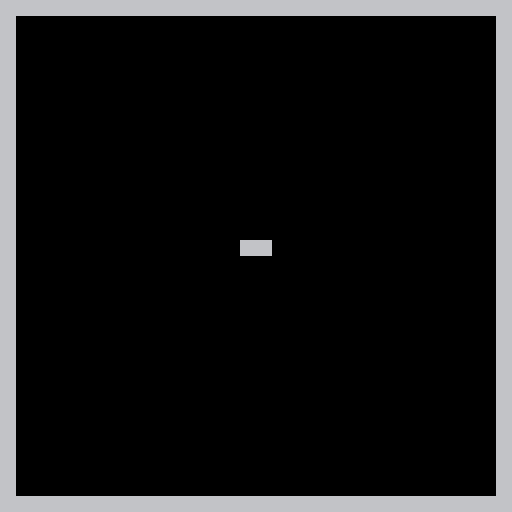

Below is a game level as drawn by its tile map, then a one-line description and the .tmx file that defines it, in full:
An orthogonal 32x32 tile map with 16x16 px tiles, 1 tile layer (Tile Layer 1) and 5 objects (4x Exit, Treasure).

<map version="1.0" orientation="orthogonal" renderorder="left-up" width="32" height="32" tilewidth="16" tileheight="16" nextobjectid="6">
 <tileset firstgid="1" source="Default.tsx" />
 <layer name="Tile Layer 1" width="32" height="32">
  <data encoding="csv">
5,5,5,5,5,5,5,5,5,5,5,5,5,5,5,5,5,5,5,5,5,5,5,5,5,5,5,5,5,5,5,5,
5,0,0,0,0,0,0,0,0,0,0,0,0,0,0,0,0,0,0,0,0,0,0,0,0,0,0,0,0,0,0,5,
5,0,0,0,0,0,0,0,0,0,0,0,0,0,0,0,0,0,0,0,0,0,0,0,0,0,0,0,0,0,0,5,
5,0,0,0,0,0,0,0,0,0,0,0,0,0,0,0,0,0,0,0,0,0,0,0,0,0,0,0,0,0,0,5,
5,0,0,0,0,0,0,0,0,0,0,0,0,0,0,0,0,0,0,0,0,0,0,0,0,0,0,0,0,0,0,5,
5,0,0,0,0,0,0,0,0,0,0,0,0,0,0,0,0,0,0,0,0,0,0,0,0,0,0,0,0,0,0,5,
5,0,0,0,0,0,0,0,0,0,0,0,0,0,0,0,0,0,0,0,0,0,0,0,0,0,0,0,0,0,0,5,
5,0,0,0,0,0,0,0,0,0,0,0,0,0,0,0,0,0,0,0,0,0,0,0,0,0,0,0,0,0,0,5,
5,0,0,0,0,0,0,0,0,0,0,0,0,0,0,0,0,0,0,0,0,0,0,0,0,0,0,0,0,0,0,5,
5,0,0,0,0,0,0,0,0,0,0,0,0,0,0,0,0,0,0,0,0,0,0,0,0,0,0,0,0,0,0,5,
5,0,0,0,0,0,0,0,0,0,0,0,0,0,0,0,0,0,0,0,0,0,0,0,0,0,0,0,0,0,0,5,
5,0,0,0,0,0,0,0,0,0,0,0,0,0,0,0,0,0,0,0,0,0,0,0,0,0,0,0,0,0,0,5,
5,0,0,0,0,0,0,0,0,0,0,0,0,0,0,0,0,0,0,0,0,0,0,0,0,0,0,0,0,0,0,5,
5,0,0,0,0,0,0,0,0,0,0,0,0,0,0,0,0,0,0,0,0,0,0,0,0,0,0,0,0,0,0,5,
5,0,0,0,0,0,0,0,0,0,0,0,0,0,0,0,0,0,0,0,0,0,0,0,0,0,0,0,0,0,0,5,
5,0,0,0,0,0,0,0,0,0,0,0,0,0,0,8,8,0,0,0,0,0,0,0,0,0,0,0,0,0,0,5,
5,0,0,0,0,0,0,0,0,0,0,0,0,0,0,0,0,0,0,0,0,0,0,0,0,0,0,0,0,0,0,5,
5,0,0,0,0,0,0,0,0,0,0,0,0,0,0,0,0,0,0,0,0,0,0,0,0,0,0,0,0,0,0,5,
5,0,0,0,0,0,0,0,0,0,0,0,0,0,0,0,0,0,0,0,0,0,0,0,0,0,0,0,0,0,0,5,
5,0,0,0,0,0,0,0,0,0,0,0,0,0,0,0,0,0,0,0,0,0,0,0,0,0,0,0,0,0,0,5,
5,0,0,0,0,0,0,0,0,0,0,0,0,0,0,0,0,0,0,0,0,0,0,0,0,0,0,0,0,0,0,5,
5,0,0,0,0,0,0,0,0,0,0,0,0,0,0,0,0,0,0,0,0,0,0,0,0,0,0,0,0,0,0,5,
5,0,0,0,0,0,0,0,0,0,0,0,0,0,0,0,0,0,0,0,0,0,0,0,0,0,0,0,0,0,0,5,
5,0,0,0,0,0,0,0,0,0,0,0,0,0,0,0,0,0,0,0,0,0,0,0,0,0,0,0,0,0,0,5,
5,0,0,0,0,0,0,0,0,0,0,0,0,0,0,0,0,0,0,0,0,0,0,0,0,0,0,0,0,0,0,5,
5,0,0,0,0,0,0,0,0,0,0,0,0,0,0,0,0,0,0,0,0,0,0,0,0,0,0,0,0,0,0,5,
5,0,0,0,0,0,0,0,0,0,0,0,0,0,0,0,0,0,0,0,0,0,0,0,0,0,0,0,0,0,0,5,
5,0,0,0,0,0,0,0,0,0,0,0,0,0,0,0,0,0,0,0,0,0,0,0,0,0,0,0,0,0,0,5,
5,0,0,0,0,0,0,0,0,0,0,0,0,0,0,0,0,0,0,0,0,0,0,0,0,0,0,0,0,0,0,5,
5,0,0,0,0,0,0,0,0,0,0,0,0,0,0,0,0,0,0,0,0,0,0,0,0,0,0,0,0,0,0,5,
5,0,0,0,0,0,0,0,0,0,0,0,0,0,0,0,0,0,0,0,0,0,0,0,0,0,0,0,0,0,0,5,
5,5,5,5,5,5,5,5,5,5,5,5,5,5,5,5,5,5,5,5,5,5,5,5,5,5,5,5,5,5,5,5
</data>
 </layer>
 <objectgroup name="Object Layer 1">
  <object id="1" name="Exit" type="Exit" x="48" y="0" width="416" height="16" />
  <object id="2" name="Exit" type="Exit" x="0" y="48" width="16" height="416" />
  <object id="3" name="Exit" type="Exit" x="496" y="48" width="16" height="416" />
  <object id="4" name="Exit" type="Exit" x="48" y="496" width="416" height="16" />
  <object id="5" name="Treasure" type="Treasure" x="240" y="224" width="32" height="16" />
 </objectgroup>
</map>
